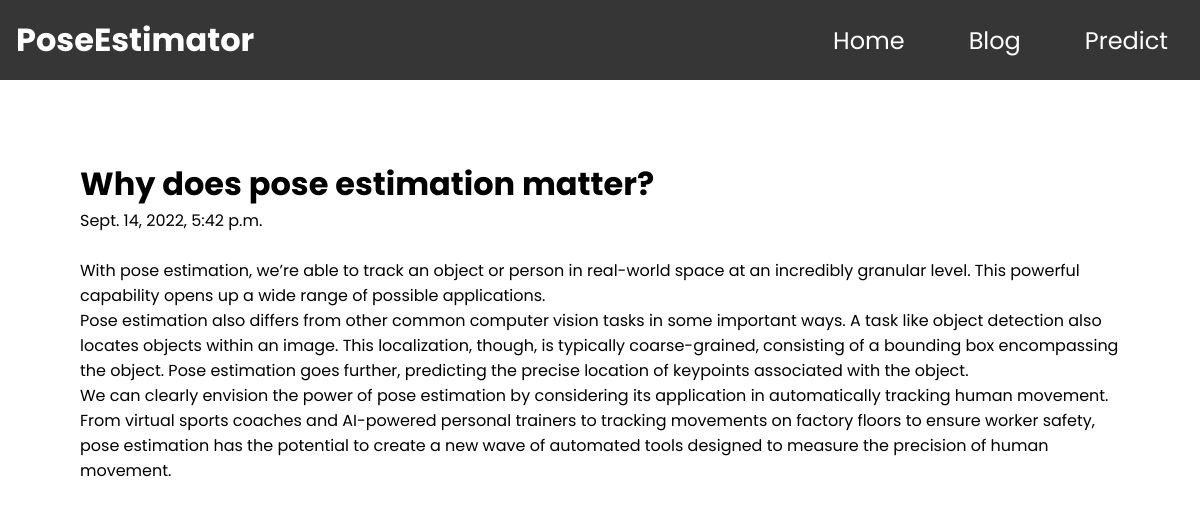
Page /blog/why-does-pose-estimation-matter/ on the committed database.
### blog/models.py (models this page shows, shortened)
class Blog(models.Model):
    title = models.CharField(blank=False, max_length=500)
    content = models.TextField(blank=False)
    created = models.DateTimeField(auto_now_add=True)
    slug = models.SlugField(max_length=50, null=False, unique=True)
    image = models.ImageField(
        upload_to='images', blank=True)
    class Meta:
        verbose_name = ("Blog")
        verbose_name_plural = ("Blogs")

### blog/views.py (the view)
# urls.py: path('<slug:question>/', BlogDetailView.as_view(), name='BlogDetailView'),
class BlogDetailView(DetailView):
    model = Blog
    slug_url_kwarg = 'question'
    slug_field = 'slug'

### blog/templates/blog/blog_detail.html (shortened to what this page needs)
{% extends 'main/base.html' %} {% load static %} {% block content %}
<div class="blogDetailContainer">
  <div>
    <h1 lass="blogTitle">{{ object.title }}</h1>
    <p class="blogDate">{{ object.created }}</p>
  </div>
  <br />
  <p class="blogContentDetail">{{ object.content|linebreaks}}</p>
  <br />
</div>
{% endblock content %}

### static/style.css (style rules this page uses)
* { padding: 0; margin: 0; box-sizing: border-box; --text-primary: #2bff00f3; --text-secondary: #363636; --bg-primary:#363636; --bg-secondary:#2bff00f3; font-family: 'Poppins', sans-serif; scroll-behavior: smooth; }
.blogDetailContainer { display: flex; flex-direction: column; padding: 5rem; }
.blogContentDetail { background: red; }

### rows in the picture
Blog: title "Why does pose estimation matter?", created "Sept. 14, 2022, 5:42 p.m.", content "With pose estimation, we’re able to track an object or person in real-world space at an incredibly granular level. This powerful capability opens up a wide range of possible applications. Pose estimation also differs from other common computer vision tasks in some important ways. A task like object detection also locates objects within an image. This localization, though, is typically coarse-grained, consisting of a bounding box encompassing the object. Pose estimation goes further, predicting the precise location of keypoints associated with the object. We can clearly envision the power of pose estimation by considering its application in automatically tracking human movement. From virtual…"
